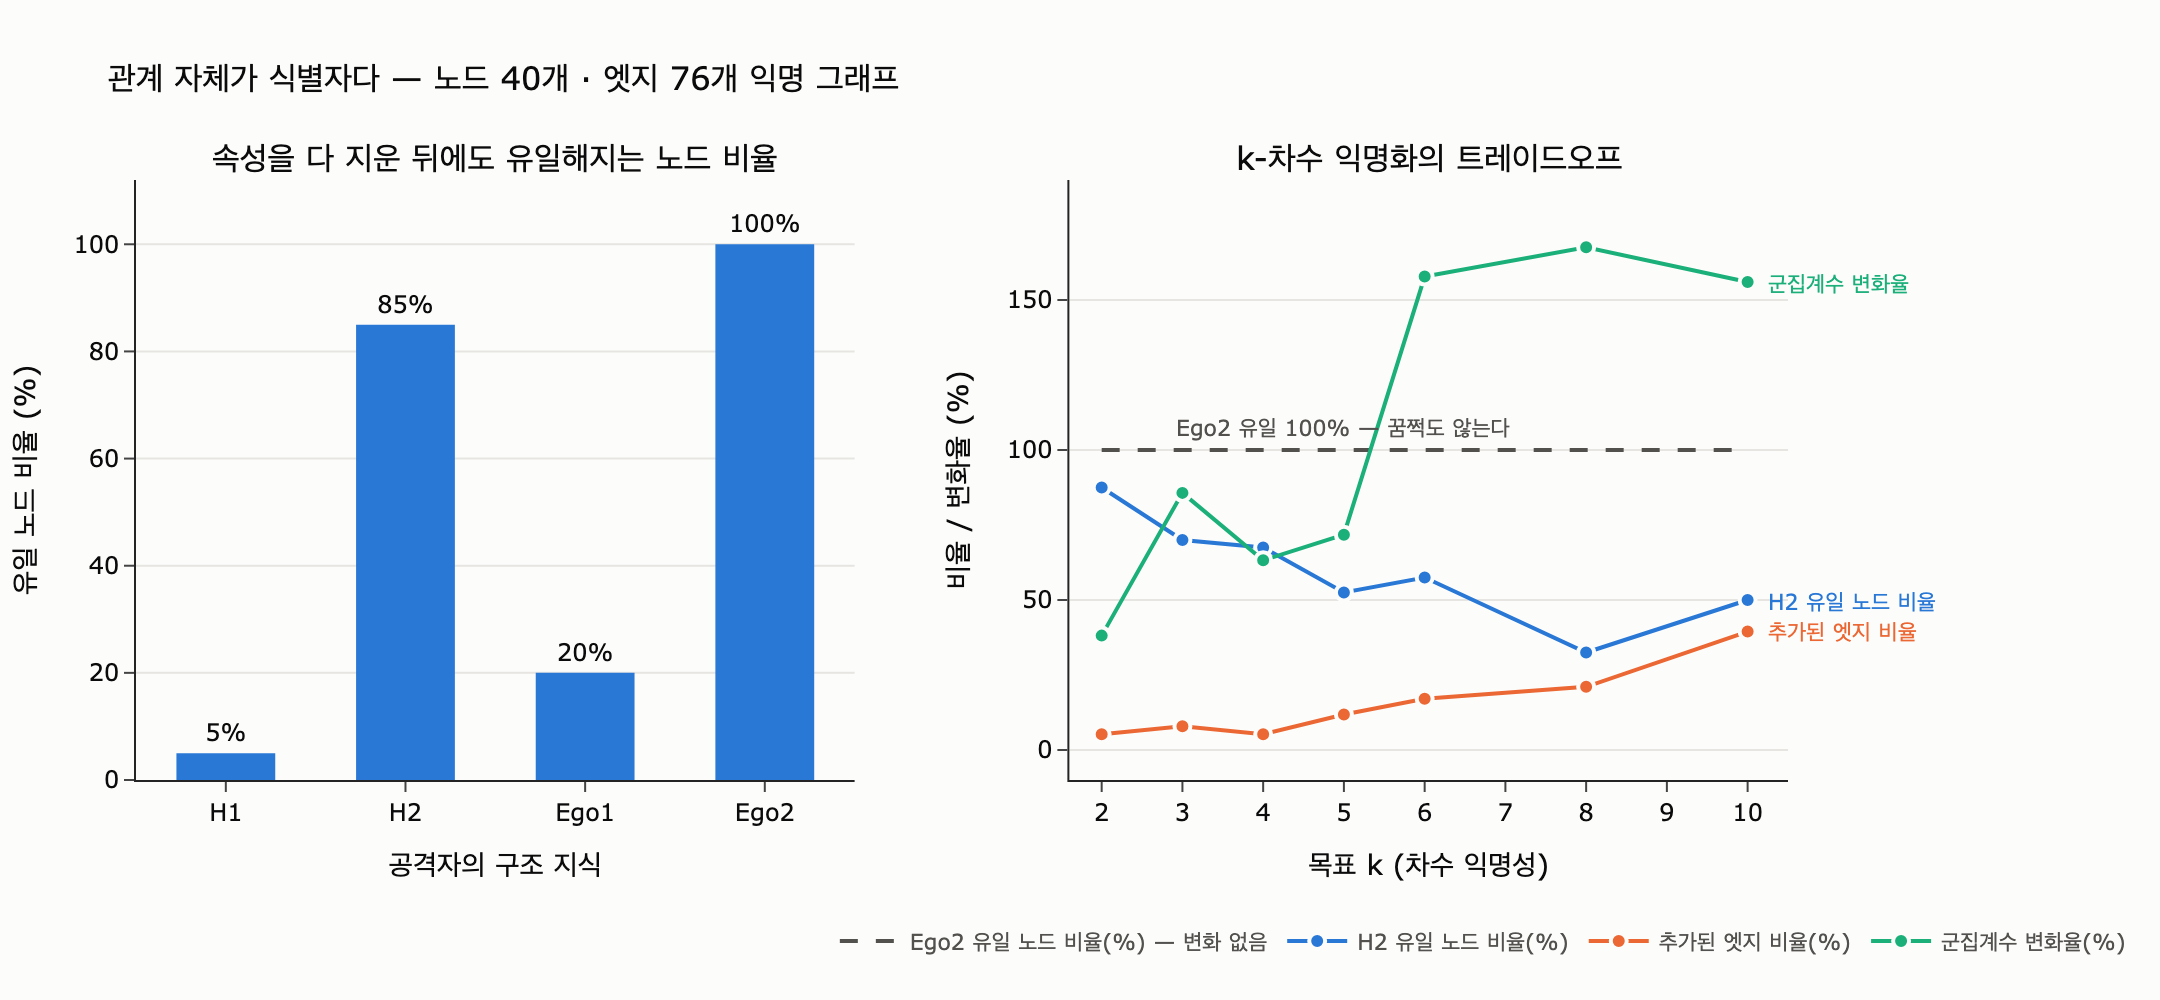

Source code (Python):
# %% [markdown]
# # 관계 자체가 식별자다 — 구조적 재식별 실험
#
# **질문**: 그래프 익명화에서 속성보다 더 어려운 문제는 무엇인가?
#
# **답**: 관계 자체가 식별자라는 점이다. 속성을 다 지워도 이웃 모양이 유일하면
# 특정되며, 아직 제대로 된 해법이 없다.
#
# 이 노트북은 그 주장을 숫자로 확인한다.
#
# 1. 작은 그래프에서 **속성을 전부 제거**한다. 이름도, 팀도, 지역도 없다.
# 2. 그 상태에서 (a) 차수, (b) 이웃 차수 다중집합, (c) 1-hop/2-hop 이웃 구조로
#    노드가 **몇 개나 유일해지는지** 센다.
# 3. `k-degree` 익명화처럼 **엣지를 추가**해 유일성을 줄이고, 그 대가로
#    그래프 통계가 얼마나 **왜곡되는지** 수치로 본다.
#
# 34장 예제 `ex3_reidentify.py` 가 속성 조합(k-익명성)을 셌다면,
# 이 노트북은 그 마지막 문단 — "그런데 그래프에서는 하나 더 있다" — 를 잇는다.

# %%
# 필요 패키지: networkx, plotly, kaleido (expy.png 저장용)
#   pip install networkx plotly kaleido
# 확인 환경: Python 3.9.6 / networkx 3.2.1 / plotly 6.8.0

import random
from collections import Counter

import networkx as nx

SEED = 34
rng = random.Random(SEED)


def _show(fig):
    try:
        from IPython import get_ipython
        if get_ipython() is not None:
            fig.show()
    except ImportError:
        pass


# dataviz 기준 팔레트 (light) — 카테고리 슬롯 1~3
C_BLUE, C_ORANGE, C_AQUA = "#2a78d6", "#eb6834", "#1baf7a"
INK, INK2, GRID = "#0b0b0b", "#52514e", "#e6e5e1"
SURFACE = "#fcfcfb"

print("seed =", SEED)
# 출력: seed = 34


# %% [markdown]
# ## 1. 실험용 그래프 — 속성을 전부 지운 상태
#
# 사내 협업 그래프를 흉내 낸 소규모 소셜 그래프를 쓴다.
# 실제 소셜 그래프처럼 차수가 한쪽으로 쏠려 있어야(허브가 있어야) 의미가 있으므로
# Barabási–Albert 선호적 연결 모델을 쓴다.
#
# 중요한 것은 **노드에 아무 속성도 붙이지 않는다**는 점이다.
# 이름, 팀, 지역, 입사연도, 생월 — 34장 예제 3에서 재식별에 쓰였던 속성들을
# 전부 지웠다고 가정한다. 남은 것은 `n0, n1, ...` 같은 무의미한 대체 키와
# **엣지**뿐이다.

# %%
N = 40
G = nx.barabasi_albert_graph(N, 2, seed=SEED)
G = nx.relabel_nodes(G, {i: "n%d" % i for i in G.nodes()})

# 속성은 하나도 없다. 확인해 둔다.
assert all(len(G.nodes[v]) == 0 for v in G.nodes)

print("노드 %d개, 엣지 %d개" % (G.number_of_nodes(), G.number_of_edges()))
print("차수 범위 %d ~ %d" % (min(dict(G.degree()).values()),
                            max(dict(G.degree()).values())))
print("노드 속성 개수:", sum(len(G.nodes[v]) for v in G.nodes))
print("샘플 노드 5개:", list(G.nodes)[:5])
# 출력:
# 노드 40개, 엣지 76개
# 차수 범위 2 ~ 11
# 노드 속성 개수: 0
# 샘플 노드 5개: ['n0', 'n1', 'n2', 'n3', 'n4']


# %% [markdown]
# ## 2. 구조 지식으로 노드를 좁힌다 — 정점 정련(vertex refinement)
#
# Hay 등(VLDB 2008)은 공격자가 가진 "구조 지식"을 계층으로 정의했다.
#
# $$
# H_0(v) = \varepsilon, \qquad
# H_1(v) = \deg(v), \qquad
# H_{i+1}(v) = \{\!\{\, H_i(u) \;:\; u \in N(v) \,\}\!\}
# $$
#
# $\{\!\{\cdot\}\!\}$ 는 다중집합(multiset)이다. 즉
#
# - $H_0$ — 아무것도 모름. 모든 노드가 한 덩어리.
# - $H_1$ — "그 사람 친구가 7명이다". 차수만 안다.
# - $H_2$ — "그 사람 친구들의 친구 수가 각각 1, 2, 2, 5명이다". 이웃 차수의 다중집합.
# - $H_3$ — 한 단계 더.
#
# 같은 $H_i$ 값을 갖는 노드들이 **후보 집합(candidate set)** 이고,
# 그 크기가 곧 구조적 $k$ 다.
#
# $$
# k_{\text{struct}}(H_i) = \min_{v \in V} \bigl| \{\, u \in V : H_i(u) = H_i(v) \,\} \bigr|
# $$
#
# 후보 집합 크기가 1이면 그 노드는 **혼자다 = 특정된다**.
# 속성을 다 지웠는데도 특정된다.

# %%
def refinement_signatures(G, iterations=3):
    """H_1 .. H_iterations 서명을 노드별로 계산한다."""
    sig = {v: G.degree(v) for v in G.nodes}          # H_1
    levels = {1: dict(sig)}
    for i in range(2, iterations + 1):
        nxt = {}
        for v in G.nodes:
            nxt[v] = tuple(sorted(str(sig[u]) for u in G.neighbors(v)))
        sig = nxt
        levels[i] = dict(sig)
    return levels


def uniqueness(sig):
    """서명 딕셔너리 → (유일 노드 수, 비율, 최소 후보집합 크기, 동치류 수)."""
    cnt = Counter(sig.values())
    uniq = sum(1 for v in sig.values() if cnt[v] == 1)
    return uniq, uniq / len(sig), min(cnt.values()), len(cnt)


levels = refinement_signatures(G, iterations=3)

print("%-8s %10s %8s %14s %10s" % ("지식", "동치류 수", "유일 노드", "유일 비율", "최소 k"))
print("-" * 56)
print("%-8s %10d %8d %13.1f%% %10d" % ("H0", 1, 0, 0.0, N))
for i in (1, 2, 3):
    uniq, ratio, kmin, groups = uniqueness(levels[i])
    print("%-8s %10d %8d %13.1f%% %10d" % ("H%d" % i, groups, uniq, ratio * 100, kmin))
# 출력:
# 지식        동치류 수    유일 노드     유일 비율     최소 k
# --------------------------------------------------------
# H0                1        0          0.0%         40
# H1                8        2          5.0%          1
# H2               37       34         85.0%          1
# H3               40       40        100.0%          1


# %% [markdown]
# ### 읽는 법
#
# - $H_0$ — 아무것도 모르면 40명 중 아무나. 안전하다.
# - $H_1$ (차수만) — 벌써 2명이 혼자다. 허브들이다. "지인 11명인 사람"은 한 명뿐이다.
# - $H_2$ (이웃 차수 다중집합) — **85%가 혼자**다. 한 홉만 더 봤는데 절벽이 생긴다.
# - $H_3$ — 100%. 전원이 유일하다.
#
# 34장 예제 3에서 속성 3개 → 4개로 갈 때 0.6% → 65.8% 로 뛰었던 그 절벽과
# 같은 모양이다. 다른 점은 **여기서는 지울 속성이 이미 하나도 없다**는 것이다.
# 지울 것이 없는데 특정된다. 이게 속성 익명화보다 어려운 이유다.

# %%
# 차수(H1)는 같지만 이웃 모양(H2)이 달라 갈라지는 노드들을 직접 본다.
by_deg = {}
for v in G.nodes:
    by_deg.setdefault(G.degree(v), []).append(v)

deg_with_many = sorted((d, vs) for d, vs in by_deg.items() if len(vs) >= 4)
d, group = deg_with_many[0]
print("차수 %d 인 노드 %d개 — H1 만으로는 구별 불가:" % (d, len(group)))
print("   ", group)
print()
print("그런데 H2(이웃 차수 다중집합)를 보면:")
h2 = levels[2]
h2cnt = Counter(h2.values())
for v in group:
    tag = "  ← 혼자다. 특정됨" if h2cnt[h2[v]] == 1 else "  (후보 %d명)" % h2cnt[h2[v]]
    print("    %-4s 이웃 차수 = %-24s%s" % (v, ",".join(h2[v]), tag))
# 출력:
# 차수 2 인 노드 17개 — H1 만으로는 구별 불가:
#     ['n12', 'n16', 'n17', 'n18', 'n19', 'n21', 'n22', 'n26', 'n29',
#      'n32', 'n33', 'n34', 'n35', 'n36', 'n37', 'n38', 'n39']
#
# 그런데 H2(이웃 차수 다중집합)를 보면:
#     n12  이웃 차수 = 5,6                       (후보 2명)
#     n16  이웃 차수 = 4,5                       (후보 2명)
#     n17  이웃 차수 = 11,9                      ← 혼자다. 특정됨
#     n18  이웃 차수 = 10,9                      ← 혼자다. 특정됨
#     n19  이웃 차수 = 5,5                       ← 혼자다. 특정됨
#     n21  이웃 차수 = 6,6                       ← 혼자다. 특정됨
#     n22  이웃 차수 = 4,6                       ← 혼자다. 특정됨
#     n26  이웃 차수 = 4,5                       (후보 2명)
#     n29  이웃 차수 = 3,5                       ← 혼자다. 특정됨
#     n32  이웃 차수 = 5,6                       (후보 2명)
#     n33  이웃 차수 = 11,5                      ← 혼자다. 특정됨
#     n34  이웃 차수 = 10,4                      ← 혼자다. 특정됨
#     n35  이웃 차수 = 10,6                      ← 혼자다. 특정됨
#     n36  이웃 차수 = 3,4                       (후보 2명)
#     n37  이웃 차수 = 11,6                      ← 혼자다. 특정됨
#     n38  이웃 차수 = 3,6                       ← 혼자다. 특정됨
#     n39  이웃 차수 = 3,4                       (후보 2명)
#
# 차수 2 를 공유하는 17명 중 11명이 «이웃이 누구인지»만으로 혼자가 된다.
# 지울 속성은 남아 있지 않았다.


# %% [markdown]
# ## 3. 이웃 "모양" — 1-hop / 2-hop 서브그래프
#
# $H_2$ 는 이웃의 차수만 본다. 실제 공격자는 더 강한 지식을 가질 수 있다.
# "내 친구 A와 B는 서로도 친구다" 같은 **이웃들 사이의 연결**까지 안다.
#
# 이걸 Zhou–Pei(ICDE 2008)는 **이웃 그래프(neighborhood graph)** 라고 불렀다.
# 노드 $v$ 의 반지름 $r$ 이웃 유도 부분그래프
#
# $$ \mathrm{Ego}_r(v) = G\bigl[\{\, u : d(u,v) \le r \,\}\bigr] $$
#
# 를 중심 노드를 표시한 채로 동형(isomorphism)까지 비교한다.
# 여기서는 Weisfeiler–Lehman 그래프 해시로 근사한다.

# %%
def ego_signature(G, radius):
    """반지름 r 이웃 유도 부분그래프의 WL 해시. 중심 노드는 속성으로 표시."""
    sig = {}
    for v in G.nodes:
        ego = nx.ego_graph(G, v, radius=radius)
        for u in ego.nodes:
            ego.nodes[u]["c"] = "1" if u == v else "0"
        sig[v] = nx.weisfeiler_lehman_graph_hash(ego, node_attr="c", iterations=3)
    return sig


ego1 = ego_signature(G, 1)
ego2 = ego_signature(G, 2)

rows = [
    ("H1  (차수)", levels[1]),
    ("H2  (이웃 차수 다중집합)", levels[2]),
    ("Ego1 (1-hop 이웃 구조)", ego1),
    ("Ego2 (2-hop 이웃 구조)", ego2),
]
print("%-26s %8s %10s %8s" % ("공격자의 구조 지식", "유일 노드", "유일 비율", "최소 k"))
print("-" * 58)
attack_table = []
for name, sig in rows:
    uniq, ratio, kmin, _ = uniqueness(sig)
    attack_table.append((name, ratio * 100))
    print("%-26s %8d %9.1f%% %8d" % (name, uniq, ratio * 100, kmin))
# 출력:
# 공격자의 구조 지식                    유일 노드      유일 비율    최소 k
# ----------------------------------------------------------
# H1  (차수)                            2       5.0%        1
# H2  (이웃 차수 다중집합)                 34      85.0%        1
# Ego1 (1-hop 이웃 구조)                  8      20.0%        1
# Ego2 (2-hop 이웃 구조)                 40     100.0%        1


# %% [markdown]
# 2-hop 이웃 구조까지 아는 공격자에게는 **40명 전원이 유일**하다.
# 익명 그래프인데 한 명도 숨지 못한다.
#
# 주의할 점: `Ego1`(20.0%)이 `H2`(85.0%)보다 **낮다**. 계층이 단조롭지 않다.
# 반지름 1 이웃 그래프는 이웃의 "전체 차수"를 못 본다 — 이웃이 그래프 밖으로
# 뻗은 엣지가 잘려 나가기 때문이다. 대신 이웃들끼리의 연결(삼각형)을 본다.
# 이 그래프는 선호적 연결로 만들어져 삼각형이 거의 없으니(군집계수 0.084)
# `Ego1` 은 대부분 그냥 별 모양이고, 그래서 정보가 적다.
#
# 즉 두 지식은 포함 관계가 아니라 **다른 종류**다. 공격자가 무엇을 아느냐에 따라
# 위험이 달라지고, 그래서 "이 그래프는 안전하다"를 한 숫자로 말할 수 없다.
# 속성 익명화에서는 준식별자 목록을 적어 놓고 조합 수를 세면 끝났다.
# 구조에서는 **공격자 지식의 종류 자체가 열린 집합**이다. 이것이 어려움의 핵심이다.

# %% [markdown]
# ## 4. 공격 시나리오 하나
#
# 34장 예제 1의 상황을 떠올려 보자. `김도현(p1)` 을 지웠다. 이름도 지웠다.
# 그런데 공격자는 김도현을 개인적으로 안다. 그가 아는 것은 이름이 아니라 **관계**다.
#
# > "그 사람은 지인이 7명이고, 그 지인들의 지인 수는 각각 …이었다."
#
# 이 지식만으로 익명 그래프에서 그를 찾을 수 있는지 본다.

# %%
target = max(G.nodes, key=lambda v: (len(set(levels[2][v])), G.degree(v)))
known_degree = G.degree(target)
known_neighbor_degrees = sorted(G.degree(u) for u in G.neighbors(target))

print("공격자가 아는 것 (이름 없음, 속성 없음):")
print("   본인 차수        =", known_degree)
print("   이웃들의 차수    =", known_neighbor_degrees)

cands = [v for v in G.nodes
         if G.degree(v) == known_degree
         and sorted(G.degree(u) for u in G.neighbors(v)) == known_neighbor_degrees]
print()
print("차수만으로 좁힌 후보    :", sum(1 for v in G.nodes if G.degree(v) == known_degree), "명")
print("이웃 차수까지 쓴 후보   :", len(cands), "명 ->", cands)
print("정답과 일치?            :", cands == [target], "(실제:", target, ")")
# 출력:
# 공격자가 아는 것 (이름 없음, 속성 없음):
#    본인 차수        = 10
#    이웃들의 차수    = [2, 3, 3, 3, 3, 4, 4, 5, 6, 9]
#
# 차수만으로 좁힌 후보    : 2 명
# 이웃 차수까지 쓴 후보   : 1 명 -> ['n1']
# 정답과 일치?            : True (실제: n1 )
#
# 삭제 요청을 처리한 쪽은 "이름을 지웠다"고 답했다. 그런데 공격자는
# 이름을 쓰지 않았다. 관계만 썼고, 한 번에 맞혔다.


# %% [markdown]
# ## 5. 방어 시도 — $k$-차수 익명화 (Liu & Terzi, SIGMOD 2008)
#
# 속성에 대한 $k$-익명성의 그래프 버전 중 가장 단순한 것.
# **차수 수열**이 $k$-익명이 되게 만든다. 즉 어떤 차수 값이든 그 차수를 가진
# 노드가 $k$개 이상이 되게 한다.
#
# $$
# \forall v \in V : \bigl|\{\, u \in V : \deg(u) = \deg(v) \,\}\bigr| \ge k
# $$
#
# 방법은 **엣지 추가**다. 차수를 낮출 수는 없으니(엣지를 지우면 남의 이력이
# 깨진다 — 34장 예제 4) 올려서 맞춘다.
#
# 1. 차수를 내림차순으로 정렬해 크기 $k$ 이상의 연속 그룹으로 자른다.
# 2. 각 그룹의 목표 차수 = 그룹 내 최대 차수.
# 3. 부족분만큼 엣지를 추가한다.
#
# 여기서 "공짜가 아니다"가 드러난다. 없던 관계를 **만들어 넣는** 것이다.

# %%
def k_degree_anonymize(G, k, seed=SEED):
    """탐욕적 k-차수 익명화. 엣지만 추가한다. (교육용 단순 구현)"""
    r = random.Random(seed)
    H = G.copy()
    order = sorted(H.nodes, key=lambda v: -H.degree(v))

    # 1~2. 연속 그룹 → 목표 차수
    target = {}
    i = 0
    n = len(order)
    while i < n:
        end = min(i + k, n)
        if n - end < k:          # 남는 꼬리는 마지막 그룹이 흡수
            end = n
        grp = order[i:end]
        t = max(H.degree(v) for v in grp)
        for v in grp:
            target[v] = t
        i = end

    # 3. 부족분 채우기
    added, overshoot = 0, 0
    guard = 0
    while guard < 20000:
        guard += 1
        deficit = {v: target[v] - H.degree(v) for v in H.nodes}
        need = sorted([v for v in H.nodes if deficit[v] > 0],
                      key=lambda v: (-deficit[v], v))
        if not need:
            break
        v = need[0]
        # (a) 서로 부족한 두 노드를 짝지으면 왜곡이 가장 적다
        partner = None
        for u in need[1:]:
            if u != v and not H.has_edge(u, v):
                partner = u
                break
        # (b) 짝이 없으면 아무 비이웃과 잇는다. 상대는 목표를 초과한다.
        if partner is None:
            pool = [u for u in H.nodes if u != v and not H.has_edge(u, v)]
            if not pool:
                break
            pool.sort(key=lambda u: (H.degree(u), u))
            partner = pool[r.randrange(min(3, len(pool)))]
            overshoot += 1
        H.add_edge(v, partner)
        added += 1
    return H, added, overshoot


def degree_k(H):
    """실제 달성한 차수 익명성 k = 가장 작은 차수 그룹의 크기."""
    return min(Counter(dict(H.degree()).values()).values())


def stats(H):
    return {
        "edges": H.number_of_edges(),
        "avg_deg": 2 * H.number_of_edges() / H.number_of_nodes(),
        "clustering": nx.average_clustering(H),
        "apl": nx.average_shortest_path_length(H),
        "assort": nx.degree_assortativity_coefficient(H),
        "deg_k": degree_k(H),
    }


base = stats(G)
print("원본:", {kk: (round(float(vv), 4) if not isinstance(vv, int) else vv)
                for kk, vv in base.items()})
# 출력:
# 원본: {'edges': 76, 'avg_deg': 3.8, 'clustering': 0.0843, 'apl': 2.65,
#        'assort': -0.2507, 'deg_k': 1}
# deg_k = 1 -> 원본은 차수만으로도 유일해지는 사람이 있다. k-익명이 아니다.


# %% [markdown]
# ## 6. 트레이드오프를 숫자로
#
# $k$ 를 키우면 유일성은 줄어든다. 대신 그래프가 원본이 아니게 된다.
# 왜곡을 네 가지로 잰다.
#
# - **엣지 증가율** — 없던 관계를 몇 % 만들어 넣었나
# - **평균 군집계수** — 삼각형 구조. 커뮤니티 탐지가 여기에 기댄다
# - **평균 최단경로** — 확산·추천 분석이 여기에 기댄다
# - **차수 동류성(assortativity)** — 허브끼리 붙는 성향. 사회망의 특징적 지표
#
# 그리고 **핵심**: 차수를 $k$-익명으로 만들어도 $H_2$/Ego2 유일성은 어떻게 되나.

# %%
KS = [2, 3, 4, 5, 6, 8, 10]
sweep = []

hdr = ("k", "달성k", "추가엣지", "엣지+%", "H1유일%", "H2유일%", "Ego2유일%",
       "군집계수", "평균경로", "동류성")
print("%3s %5s %8s %7s %8s %8s %10s %9s %9s %8s" % hdr)
print("-" * 88)
u1b = uniqueness(levels[1])[1] * 100
u2b = uniqueness(levels[2])[1] * 100
ue2b = uniqueness(ego2)[1] * 100
print("%3s %5d %8s %7s %7.1f%% %7.1f%% %9.1f%% %9.4f %9.3f %8.3f"
      % ("원본", base["deg_k"], "-", "-", u1b, u2b, ue2b,
         base["clustering"], base["apl"], base["assort"]))

for k in KS:
    H, added, over = k_degree_anonymize(G, k)
    st = stats(H)
    lv = refinement_signatures(H, iterations=2)
    u1 = uniqueness(lv[1])[1] * 100
    u2 = uniqueness(lv[2])[1] * 100
    ue2 = uniqueness(ego_signature(H, 2))[1] * 100
    grow = (st["edges"] - base["edges"]) / base["edges"] * 100
    sweep.append({"k": k, "added": added, "over": over, "grow": grow,
                  "u1": u1, "u2": u2, "ue2": ue2,
                  "clu": st["clustering"], "apl": st["apl"],
                  "assort": st["assort"], "deg_k": st["deg_k"]})
    print("%3d %5d %8d %6.1f%% %7.1f%% %7.1f%% %9.1f%% %9.4f %9.3f %8.3f"
          % (k, st["deg_k"], added, grow, u1, u2, ue2,
             st["clustering"], st["apl"], st["assort"]))
# 출력:
#   k 달성k  추가엣지   엣지+%  H1유일%  H2유일%  Ego2유일%    군집계수    평균경로    동류성
# ----------------------------------------------------------------------------------------
# 원본    1     -       -     5.0%    85.0%    100.0%    0.0843    2.650   -0.251
#   2    2     4     5.3%     0.0%    87.5%    100.0%    0.1164    2.601   -0.245
#   3    3     6     7.9%     0.0%    70.0%    100.0%    0.1565    2.585   -0.193
#   4    4     4     5.3%     0.0%    67.5%    100.0%    0.1376    2.591   -0.206
#   5    5     9    11.8%     0.0%    52.5%    100.0%    0.1448    2.513   -0.188
#   6    6    13    17.1%     0.0%    57.5%    100.0%    0.2173    2.541   -0.099
#   8    8    16    21.1%     0.0%    32.5%    100.0%    0.2255    2.456   -0.137
#  10    8    30    39.5%     0.0%    50.0%    100.0%    0.2158    2.344   -0.023


# %% [markdown]
# ### 이 표가 말하는 것
#
# 1. **$H_1$ 유일성은 0%가 된다.** 차수만 보는 공격자는 완전히 막혔다.
#    $k$-차수 익명화는 **자기가 약속한 것만** 정확히 지킨다.
# 2. **$H_2$ 유일성은 잘 안 내려간다.** $k=2$ 에서는 85% → **87.5%로 오히려
#    올라간다.** 엣지를 추가하면 이웃들의 차수가 바뀌면서 없던 유일 조합이
#    새로 생기기 때문이다. 방어가 다른 축에서 역효과를 낸다.
#    $k=8$ 에서 32.5%까지 내려가지만 $k=10$ 에서 다시 50%로 튄다.
#    **단조롭지 않다** — "k를 키우면 안전해진다"가 성립하지 않는다.
# 3. **Ego2 유일성은 전 구간 100%다.** 2-hop을 아는 공격자에게는
#    어떤 $k$에서도 아무 방어가 되지 않았다.
# 4. 그런데 **비용은 확실히 든다.** 엣지가 5~40% 늘고,
#    군집계수가 0.084 → 0.226(**+168%**)으로 부풀고,
#    평균 최단경로가 2.65 → 2.34로 짧아지고,
#    동류성이 −0.251 → −0.023(거의 0)으로 밀린다.
#    커뮤니티 탐지, 확산 시뮬레이션, 추천 — 이 지표들에 기대는 분석은
#    전부 다른 답을 낸다. "없던 친구 관계를 30개 만들어 넣은" 그래프다.
# 5. $k=10$ 목표에서 **달성 $k$ 는 8**이다. 탐욕 채우기가 목표를 못 맞췄다.
#    강한 보장을 원할수록 엣지를 더 넣어야 하고, 그래도 보장이 깨진다.
#
# **정리하면 — 정확도는 확실히 내주고, 익명성은 한 축에서만 산다.**
# 34장 예제 2의 네 수준 표와 같은 구조다. 완벽한 칸이 없다.
#
# 더 강한 보장인 $k$-이웃 익명성(Zhou–Pei), $k$-자기동형(Zou et al.),
# $k$-동형(Cheng et al.) 은 Ego$_r$ 까지 막지만 비용이 급격히 커지고,
# 게다가 이들은 모두 "공격자의 지식이 이 계층에 갇혀 있다"는 가정에 기댄다.
# Narayanan–Shmatikov 의 시드 확장 공격처럼 **다른 그래프를 보조 정보로 쓰는**
# 공격에는 이 방어들이 전제부터 무너진다. 그래서 "아직 제대로 된 해법이 없다".

# %% [markdown]
# ## 7. 시각화

# %%
try:
    import plotly.graph_objects as go
    from plotly.subplots import make_subplots

    fig = make_subplots(
        rows=1, cols=2,
        subplot_titles=("속성을 다 지운 뒤에도 유일해지는 노드 비율",
                        "k-차수 익명화의 트레이드오프"),
        horizontal_spacing=0.13,
    )

    # 패널 A — 구조 지식별 유일 비율 (단일 계열, 직접 라벨)
    names = [r[0].split("(")[0].strip() for r in rows]
    vals = [r[1] for r in attack_table]
    fig.add_trace(
        go.Bar(x=names, y=vals, marker_color=C_BLUE,
               marker_line_width=0, width=0.55,
               text=["%.0f%%" % v for v in vals],
               textposition="outside", textfont=dict(color=INK, size=12),
               hovertemplate="%{x}<br>유일 노드 %{y:.1f}%<extra></extra>",
               showlegend=False),
        row=1, col=1,
    )

    # 패널 B — k별 지표 (모두 %, 축 하나)
    ks = [s["k"] for s in sweep]

    # Ego2 는 전 구간 100%. 중립 회색 참조선으로 둔다 (계열 색을 쓰지 않는다)
    fig.add_trace(
        go.Scatter(x=ks, y=[s["ue2"] for s in sweep], mode="lines",
                   line=dict(color=INK2, width=2, dash="dash"),
                   name="Ego2 유일 노드 비율(%) — 변화 없음",
                   hovertemplate="Ego2 유일 %{y:.0f}%<extra></extra>"),
        row=1, col=2,
    )
    fig.add_annotation(x=ks[len(ks) // 2], y=100, text="Ego2 유일 100% — 꿈쩍도 않는다",
                       yshift=12, showarrow=False,
                       font=dict(color=INK2, size=11), row=1, col=2)

    series = [
        ("H2 유일 노드 비율(%)", [s["u2"] for s in sweep], C_BLUE),
        ("추가된 엣지 비율(%)", [s["grow"] for s in sweep], C_ORANGE),
        ("군집계수 변화율(%)", [(s["clu"] - base["clustering"]) / base["clustering"] * 100
                            for s in sweep], C_AQUA),
    ]
    for nm, ys, col in series:
        fig.add_trace(
            go.Scatter(x=ks, y=ys, name=nm, mode="lines+markers",
                       line=dict(color=col, width=2),
                       marker=dict(color=col, size=8,
                                   line=dict(color=SURFACE, width=2)),
                       hovertemplate=nm + " %{y:.1f}%<extra></extra>"),
            row=1, col=2,
        )
        fig.add_annotation(x=ks[-1], y=ys[-1], text=nm.split("(")[0].strip(),
                           xanchor="left", xshift=8, showarrow=False,
                           font=dict(color=col, size=11), row=1, col=2)

    fig.update_layout(
        template="simple_white",
        paper_bgcolor=SURFACE, plot_bgcolor=SURFACE,
        font=dict(color=INK, size=12),
        title=dict(text="관계 자체가 식별자다 — 노드 40개 · 엣지 76개 익명 그래프",
                   font=dict(size=16, color=INK)),
        legend=dict(orientation="h", y=-0.22, x=0.42,
                    font=dict(color=INK2, size=11)),
        width=1080, height=500, margin=dict(l=60, r=150, t=90, b=110),
    )
    fig.update_yaxes(title_text="유일 노드 비율 (%)", range=[0, 112],
                     gridcolor=GRID, showgrid=True, row=1, col=1)
    fig.update_yaxes(title_text="비율 / 변화율 (%)", range=[-10, 190],
                     gridcolor=GRID, showgrid=True, row=1, col=2)
    fig.update_xaxes(title_text="공격자의 구조 지식", row=1, col=1)
    fig.update_xaxes(title_text="목표 k (차수 익명성)", dtick=1,
                     range=[1.6, 10.5], row=1, col=2)

    _show(fig)
    fig.write_image("expy.png", scale=2)
    print("expy.png 저장 완료")
except Exception as e:                      # noqa: BLE001
    print("시각화 건너뜀:", type(e).__name__, e)
# 출력: expy.png 저장 완료


# %% [markdown]
# ## 8. 한 줄 정리
#
# 속성 재식별은 **셀 수 있고 대응책이 있다** — 일반화, 억제, 잡음.
# 구조 재식별은 **지울 것이 이미 없는데도 일어나고**, 대응책이
# 그래프 자체를 바꿔야 하며, 그렇게 해도 한 계층만 막는다.
#
# | | 속성 재식별 | 구조 재식별 |
# |---|---|---|
# | 식별자 | 속성 조합 (팀+지역+직군+입사연도) | 엣지 조합 (차수, 이웃 모양) |
# | 지우면? | 속성을 빼면 없어진다 | **뺄 것이 없다.** 엣지는 남의 이력이기도 하다 |
# | 지표 | $k$-익명성 | 후보 집합 크기 / $k$-차수·$k$-이웃·$k$-자기동형 |
# | 대응 비용 | 정확도 하락 | **그래프 구조 왜곡** — 없던 관계 생성 |
# | 상태 | 성숙 | 미해결. 보조 그래프 공격에는 전제부터 무너짐 |
#
# 실무 결론은 34장의 것과 같다. 완전 삭제라는 마법은 없으니
# **무엇이 깨지는지 먼저 세고, 방침을 표로 적고, 방침 없는 것에서 멈춘다.**
